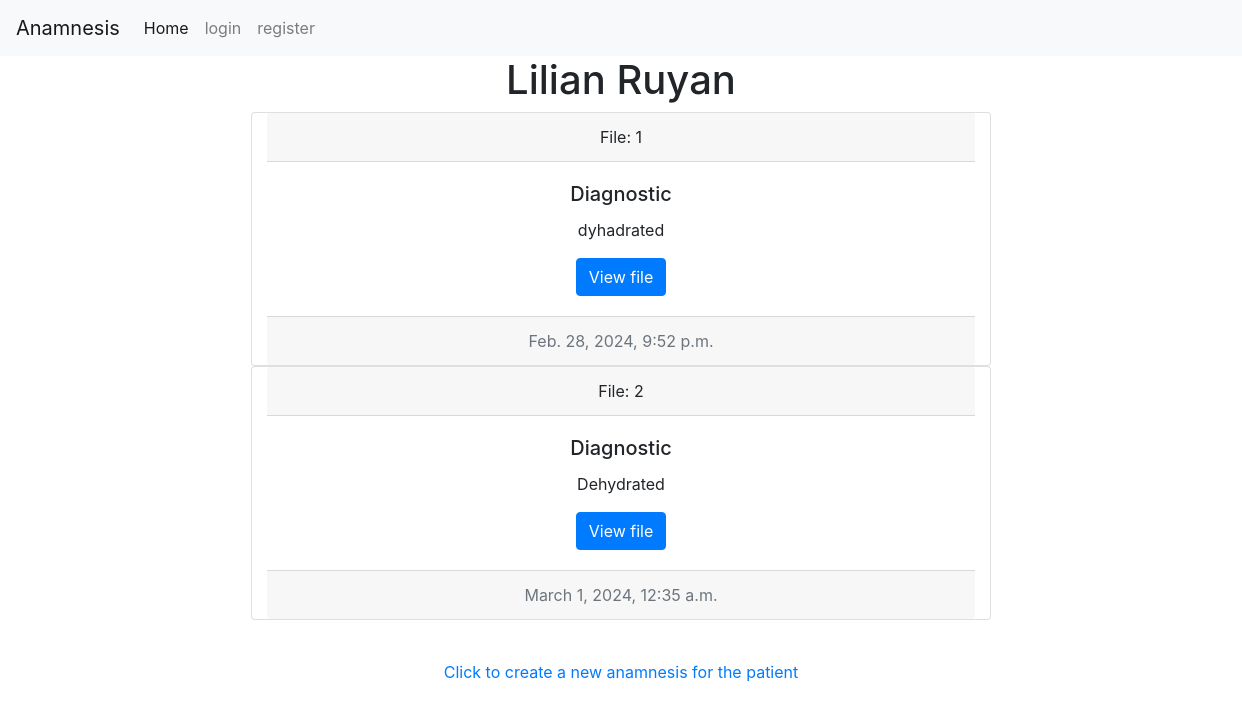
Page /file/11 on the earlier database version.
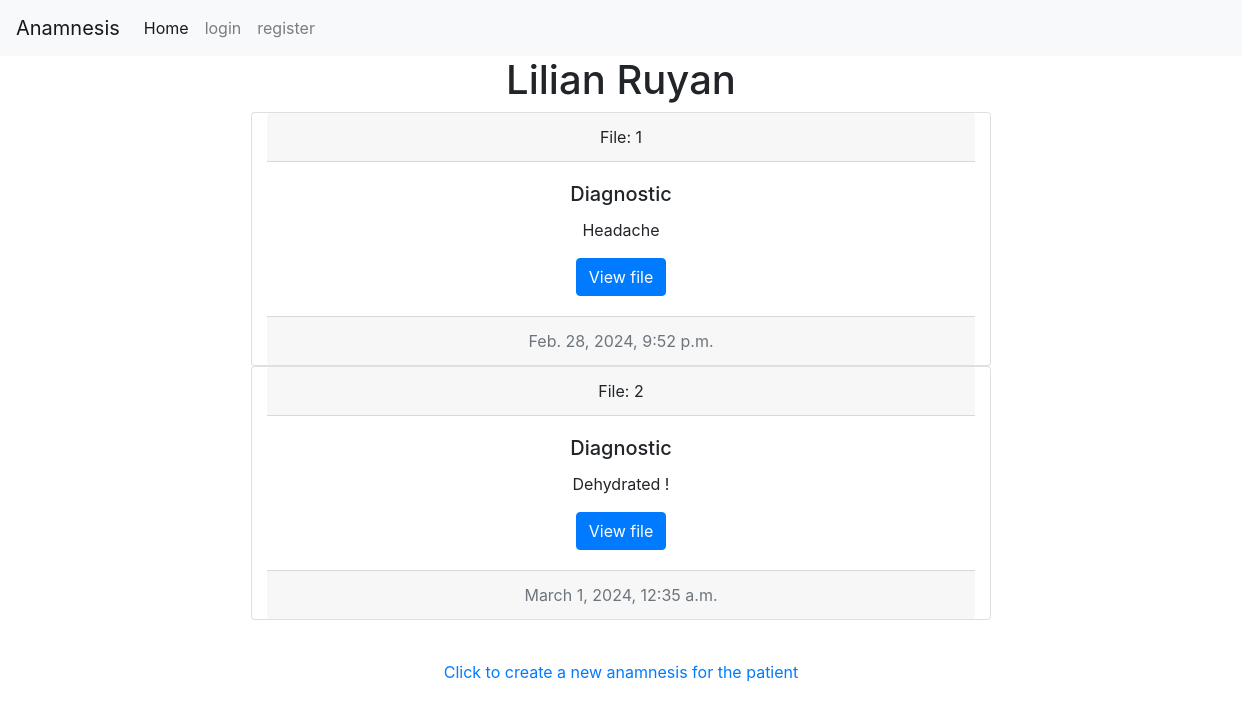
Same page on the later database version.
### anamnesis/models.py (models this page shows, shortened)
class Patient(models.Model):
    doctor = models.ForeignKey(User, on_delete=models.CASCADE, blank=True, null=True, related_name="patients")
    name = models.CharField(max_length=25, blank=True)
    lastname = models.CharField(max_length=25, blank=True)
    address = models.CharField(max_length=50, blank=True, null=True)
    city = models.CharField(max_length=30, blank=True, null=True)
    state = models.CharField(max_length=20, blank=True, null=True)
    phonenumber = models.CharField(max_length=15, blank=True, null=True)
    date = models.DateTimeField(null=True)

class Patienthistory(models.Model):
    patient = models.ForeignKey(Patient, on_delete=models.CASCADE, blank=True, null=True, related_name="patient_history")
    date = models.DateTimeField() #date the file was created
    diagnostic =models.CharField(max_length=500, blank=True, null=True)
    history =models.CharField(max_length=500, blank=True, null=True) # Explanation of the symptoms
    prescription = models.CharField(max_length=500, blank=True, null=True)
    visit = models.CharField(max_length=30, blank=True, null=True) # Reason the patient is visiting
    nextappointment = models.DateField(null=True)

### anamnesis/views.py (the view, shortened to what this page needs)
# urls.py: path("file/<int:patient_id>", views.file, name="file"), #pull a patien file
def file(request, patient_id):
    if request.method == "GET":
        patient = Patient.objects.get(pk=patient_id)
        files = Patienthistory.objects.filter(patient_id=patient_id)
        paginator = Paginator(files, 10) #show 2 posts per page
        page_number = request.GET.get('page')
        page_obj = paginator.get_page(page_number)
        return render(request, "anamnesis/patientFile.html", {
            "patient": patient,
            "files": page_obj,
        })

### anamnesis/templates/anamnesis/patientFile.html (shortened to what this page needs)
{% extends "anamnesis/layout.html" %}
{% load static %}
{% block body %}
<div class="container">
    <div>
        <h1 style="text-align: center;">{{patient.name}} {{patient.lastname}}</h1>
    </div>
{% for file in files %}
    <div class="card col-sm-8 container text-center">
        <div class="card-header">
            File: {{file.id}}
        </div>
        <div class="card-body">
            <h5 class="card-title">Diagnostic</h5>
            <p class="card-text">{{file.diagnostic}}</p>
            <a href="{% url 'fileview' file_id=file.id%}" class="btn btn-primary">View file</a>
        </div>
        <div class="card-footer text-muted">
        {{file.date}}
        </div>
    </div>
{% endfor %}
    <div>
        <nav aria-label="Page navigation example">
        </nav>
    </div>
    <div class="mt-4 d-flex flex-md-row justify-content-center" id="clickallpatients">
        <a href="{% url 'history' patient_id=patient.id %}" id="">Click to create a new anamnesis for the patient</a>
    </div>
</div>
{% endblock %}

### anamnesis/templates/anamnesis/layout.html (shortened to what this page needs)
{% load static %}
<!DOCTYPE html>
<html lang="en">
    <head>
        <link rel="stylesheet" href="https://stackpath.bootstrapcdn.com/bootstrap/4.4.1/css/bootstrap.min.css">
        <link href="{% static 'anamnesis/styles.css' %}" rel="stylesheet">
    </head>
    <body>
        {% if user.is_authenticated %}
            <nav class="navbar navbar-expand-lg navbar-light bg-light">
                <a class="navbar-brand" href="#">Anamnesis</a>
                <button class="navbar-toggler" type="button" data-toggle="collapse" data-target="#navbarSupportedContent" aria-controls="navbarSupportedContent" aria-expanded="false" aria-label="Toggle navigation">
                <span class="navbar-toggler-icon"></span>
                </button>
                <div class="collapse navbar-collapse" id="navbarSupportedContent">
                    <ul class="navbar-nav mr-auto">
                        <li class="nav-item">
                            <a class="nav-link" href="{% url 'index' %}">Home</a>
                        </li>
                        <li class="nav-item">
                            <a class="nav-link" href="{% url 'patient' %}">Patients</a>
                        </li>
                        <li class="nav-item">
                            <a class="nav-link" href="#">Medical history form</a>
                        </li>
                        <li class="nav-item">
                            <a class="nav-link" href="#">Appointments</a>
                        </li>
                        <li class="nav-item">
                            <a class="nav-link" href="{% url 'logout' %}">logout</a>
                        </li>
                    </ul>
                </div>
            </nav>
        {% else %}
            <nav class="navbar navbar-expand-lg navbar-light bg-light">
                <a class="navbar-brand" href="#">Anamnesis</a>
                <div class="collapse navbar-collapse" id="navbarSupportedContent">
                <ul class="navbar-nav mr-auto">
                    <li class="nav-item active">
                        <a class="nav-link" href="{% url 'index' %}">Home <span class="sr-only">(current)</span></a>
                    </li>
                    <li class="nav-item">
                        <a class="nav-link" href="{% url 'login'%}">login</a>
                    </li>
                    <li class="nav-item">
                        <a class="nav-link" href="{% url 'register'%}">register</a>
                    </li>
                </ul>
                </div>
            </nav>
        {% endif %}
        {% block body %}
        {% endblock %}
</html>

### anamnesis/static/anamnesis/styles.css (style rules this page uses)
nav { width: 100%; box-sizing: content-box; overflow: scroll; }
body { position: relative; }

Differences in the rows shown:
changed Patienthistory id 1: diagnostic "dyhadrated" → "Headache"
changed Patienthistory id 2: diagnostic "Dehydrated" → "Dehydrated !"
